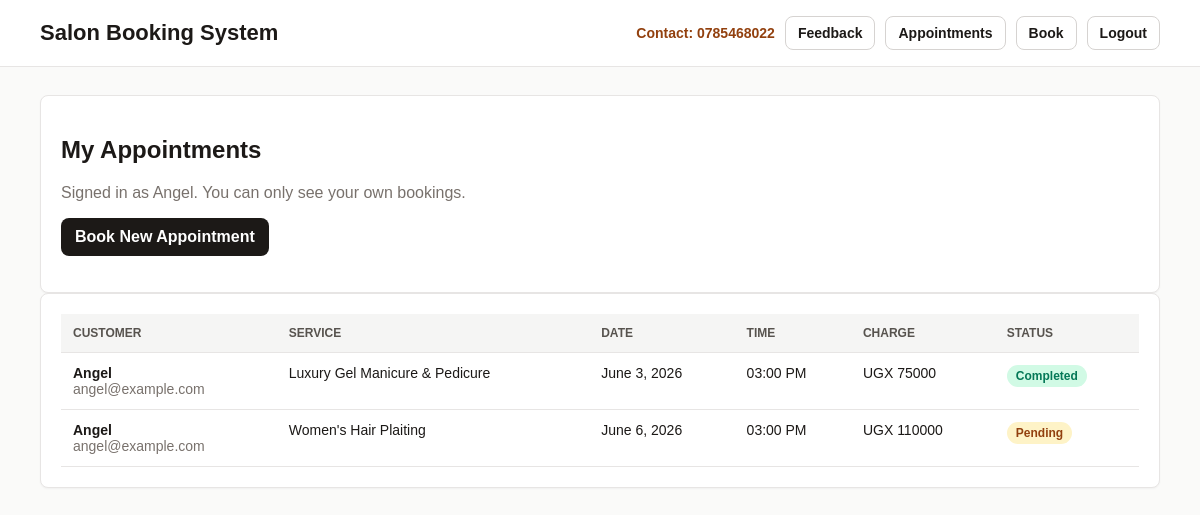
The page /appointments/ (signed in) on the database its author committed.
### salon/models.py (models this page shows, shortened)
class Appointment(models.Model):
    class Status(models.TextChoices):
        PENDING = "Pending", "Pending"
        CONFIRMED = "Confirmed", "Confirmed"
        COMPLETED = "Completed", "Completed"
        CANCELLED = "Cancelled", "Cancelled"
    TIME_SLOT_CHOICES = [
        ("09:00 AM", "09:00 AM"),
        ("10:00 AM", "10:00 AM"),
        ("11:00 AM", "11:00 AM"),
        ("12:00 PM", "12:00 PM"),
        ("01:00 PM", "01:00 PM"),
        ("02:00 PM", "02:00 PM"),
        ("03:00 PM", "03:00 PM"),
        ("04:00 PM", "04:00 PM"),
        ("05:00 PM", "05:00 PM"),
        ("06:00 PM", "06:00 PM"),
    ]
    client_name = models.CharField(max_length=120)
    client_email = models.EmailField()
    client = models.ForeignKey(
        User,
        on_delete=models.CASCADE,
        related_name="appointments",
        null=True,
        blank=True,
    )
    service = models.ForeignKey(Service, on_delete=models.CASCADE, related_name="appointments")
    quoted_price = models.DecimalField(max_digits=10, decimal_places=2, null=True, blank=True)
    date = models.DateField()
    time_slot = models.CharField(max_length=10, choices=TIME_SLOT_CHOICES)
    status = models.CharField(max_length=15, choices=Status.choices, default=Status.PENDING)
    class Meta:
        constraints = [
            models.UniqueConstraint(fields=["date", "time_slot"], name="unique_appointment_slot")
        ]
        ordering = ["date", "time_slot"]

class Service(models.Model):
    name = models.CharField(max_length=150)
    description = models.TextField(blank=True)
    price = models.DecimalField(max_digits=8, decimal_places=2)
    duration_minutes = models.PositiveIntegerField()
    class Meta:
        ordering = ["id"]

### salon/views.py (the view)
# urls.py: path("appointments/", appointments_page, name="appointments_page"),
@login_required
def appointments_page(request):
    appointments = Appointment.objects.select_related("client", "service")
    if not request.user.is_staff:
        appointments = appointments.filter(client=request.user)
    return render(
        request,
        "salon/appointments.html",
        _base_context(appointments=appointments.order_by("date", "time_slot")),
    )

### salon/views.py (called while the page is built)
def _base_context(**extra):
    return {"contact_phone": CONTACT_PHONE, **extra}

### salon/templates/salon/appointments.html (shortened to what this page needs)
{% extends "salon/base.html" %}
{% block content %}
  <section class="card">
    <h1>{% if user.is_staff %}Barber Appointments{% else %}My Appointments{% endif %}</h1>
    <p class="muted">
      Signed in as {{ user.get_full_name|default:user.username }}.
      {% if user.is_staff %}You can manage every booking.{% else %}You can only see your own bookings.{% endif %}
    </p>
    {% if not user.is_staff %}
      <p><a class="button" href="{% url 'book_appointment' %}">Book New Appointment</a></p>
    {% endif %}
  </section>
  <section class="card">
    {% if appointments %}
      <table>
        <thead>
          <tr>
            <th>Customer</th>
            <th>Service</th>
            <th>Date</th>
            <th>Time</th>
            <th>Charge</th>
            <th>Status</th>
          </tr>
        </thead>
        <tbody>
          {% for appointment in appointments %}
            <tr>
              <td>
                <strong>{{ appointment.client_name }}</strong><br>
                <span class="muted">{{ appointment.client_email }}</span>
              </td>
              <td>{{ appointment.service.name }}</td>
              <td>{{ appointment.date }}</td>
              <td>{{ appointment.time_slot }}</td>
              <td>UGX {{ appointment.quoted_price|default:appointment.service.price|floatformat:0 }}</td>
              <td><span class="badge {{ appointment.status }}">{{ appointment.status }}</span></td>
            </tr>
          {% endfor %}
        </tbody>
      </table>
    {% else %}
      <p class="muted">No appointments found.</p>
    {% endif %}
  </section>
{% endblock %}

### salon/templates/salon/base.html (shortened to what this page needs)
<!doctype html>
<html lang="en">
  <head>
  </head>
  <body>
    <header class="topbar">
      <div class="wrap nav">
        <a class="brand" href="{% url 'home' %}">Salon Booking System</a>
        <nav class="links">
          <span class="contact">Contact: {{ contact_phone }}</span>
          <a class="link" href="{% url 'feedback_page' %}">Feedback</a>
          {% if user.is_authenticated %}
            <a class="link" href="{% url 'appointments_page' %}">Appointments</a>
            {% if not user.is_staff %}
              <a class="link" href="{% url 'book_appointment' %}">Book</a>
            {% endif %}
            <a class="link" href="{% url 'logout_page' %}">Logout</a>
          {% else %}
            <a class="link" href="{% url 'customer_login' %}">Customer Sign-In</a>
            <a class="link" href="{% url 'barber_login' %}">Barber Sign-In</a>
          {% endif %}
        </nav>
      </div>
    </header>
    <main class="wrap page">
      {% block content %}{% endblock %}
    </main>
  </body>
</html>

### salon/templates/salon/base.html (style rules this page uses)
:root { color: #1c1917; font-family: Arial, sans-serif; background: #fafaf9; }
body { margin: 0; background: #fafaf9; }
a { color: inherit; text-decoration: none; }
.topbar { background: #ffffff; border-bottom: 1px solid #e7e5e4; }
.wrap { max-width: 1120px; margin: 0 auto; padding: 0 18px; }
.nav { display: flex; align-items: center; justify-content: space-between; gap: 16px; padding: 16px 0; }
.brand { font-weight: 800; font-size: 22px; }
.links { display: flex; align-items: center; flex-wrap: wrap; gap: 10px; font-size: 14px; }
.link { border: 1px solid #d6d3d1; border-radius: 8px; padding: 8px 12px; background: #ffffff; font-weight: 700; }
.button { border: 0; border-radius: 8px; padding: 10px 14px; background: #1c1917; color: #ffffff; font-weight: 800; cursor: pointer; display: inline-block; }
.page { padding: 28px 0 48px; }
.card { background: #ffffff; border: 1px solid #e7e5e4; border-radius: 8px; padding: 20px; box-shadow: 0 1px 2px rgba(0, 0, 0, 0.04); }
.muted { color: #78716c; }
table { width: 100%; border-collapse: collapse; font-size: 14px; }
th, td { text-align: left; padding: 12px; border-bottom: 1px solid #e7e5e4; vertical-align: top; }
th { background: #f5f5f4; color: #57534e; font-size: 12px; text-transform: uppercase; }
.badge { display: inline-block; border-radius: 999px; padding: 4px 9px; font-size: 12px; font-weight: 800; background: #fef3c7; color: #92400e; }
.badge.Completed { background: #d1fae5; color: #047857; }
.contact { font-weight: 800; color: #92400e; }

### rows shown on the page
Appointment: client_name "Angel", client_email "angel@example.com", service.name "Luxury Gel Manicure & Pedicure", date "June 3, 2026", time_slot "03:00 PM", quoted_price "75000", status "Completed"
Appointment: client_name "Angel", client_email "angel@example.com", service.name "Women's Hair Plaiting", date "June 6, 2026", time_slot "03:00 PM", quoted_price "110000", status "Pending"

### other values the page prints
{{ contact_phone }} "0785468022"
{{ user.get_full_name|default:user.username }} "Angel"
